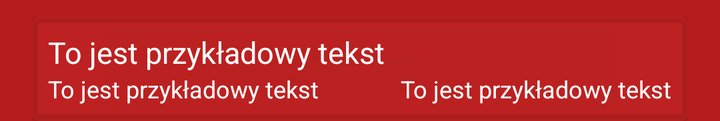
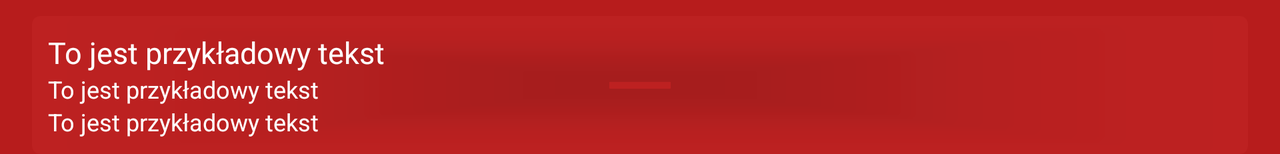

The same Android screen from two of the app's own layout files: first res/layout/ as a phone draws it, then the repository's variant for another configuration, drawn on a device whose configuration selects that folder. Both files follow.
<!-- AndroidManifest.xml: application theme AppTheme -->
<!-- res/layout/list_view_card_voting_row.xml -->
<?xml version="1.0" encoding="utf-8"?>
<RelativeLayout xmlns:android="http://schemas.android.com/apk/res/android"
    android:layout_width="fill_parent"
    android:layout_height="wrap_content"

    android:paddingEnd="@dimen/spacing_large"
    android:paddingStart="@dimen/spacing_large"
    android:paddingTop="@dimen/spacing_medium">

    <android.support.v7.widget.CardView
        android:id="@+id/cv"
        style="@style/AppTheme.CardView"
        android:clickable="true"
        android:focusable="true"
        android:foreground="?android:attr/selectableItemBackground">

        <RelativeLayout
            android:layout_width="match_parent"
            android:layout_height="wrap_content"
            android:layout_alignParentLeft="true"
            android:layout_alignParentStart="true"
            android:layout_alignParentTop="true"
            android:layout_margin="@dimen/spacing_medium"
            android:orientation="vertical">

            <TextView
                android:id="@+id/title_card"
                style="@style/ContentTextViewNormal"
                android:layout_width="wrap_content"
                android:layout_height="wrap_content"
                android:layout_alignParentLeft="true"
                android:layout_alignParentStart="true"
                android:layout_alignParentTop="true"
                android:text="@string/example_text_row" />

            <TextView
                android:id="@+id/add_date"
                style="@style/ContentTextViewSmall"
                android:layout_width="wrap_content"
                android:layout_height="wrap_content"
                android:layout_below="@+id/title_card"
                android:text="@string/example_text_row" />

            <TextView
                android:id="@+id/end_date"
                style="@style/ContentTextViewSmall"
                android:layout_width="wrap_content"
                android:layout_height="wrap_content"
                android:layout_alignParentEnd="true"
                android:layout_alignParentRight="true"
                android:layout_below="@+id/title_card"
                android:text="@string/example_text_row" />

        </RelativeLayout>
    </android.support.v7.widget.CardView>
</RelativeLayout>
<!-- resources referenced by this layout -->
<resources>
  <dimen name="spacing_large">16dp</dimen>
  <dimen name="spacing_medium">8dp</dimen>
  <string name="example_text_row">To jest przykładowy tekst</string>
  <style name="AppTheme.CardView" parent="CardView">
          <item name="android:layout_width">match_parent</item>
          <item name="android:layout_height">wrap_content</item>
          <item name="cardBackgroundColor">@color/red_800_alpha</item>
          <item name="cardCornerRadius">4dp</item>
      </style>
  <style name="ContentTextViewNormal">
          <item name="android:textSize">@dimen/font_normal</item>
          <item name="android:textColor">@color/white</item>
      </style>
  <style name="ContentTextViewSmall">
          <item name="android:textSize">@dimen/font_small</item>
          <item name="android:textColor">@color/white</item>
      </style>
  <style name="AppTheme" parent="AppTheme.Base" />
  <color name="red_800_alpha">#66c62828</color>
  <dimen name="font_normal">15sp</dimen>
  <color name="white">#ffffff</color>
  <dimen name="font_small">12sp</dimen>
  <style name="AppTheme.Base" parent="Theme.AppCompat.Light.NoActionBar">
          <item name="colorPrimary">@color/colorPrimary</item>
          <item name="colorPrimaryDark">@color/colorPrimaryDark</item>
          <item name="colorAccent">@color/colorAccent</item>
          <item name="android:textColorPrimary">@color/textColorPrimary</item>
          <item name="android:windowBackground">@color/windowBackground</item>
          <item name="colorButtonNormal">@color/red_500</item>
      </style>
  <color name="colorPrimary">@color/red_700</color>
  <color name="colorPrimaryDark">@color/red_900</color>
  <color name="colorAccent">@color/white</color>
  <color name="textColorPrimary">@color/white</color>
  <color name="windowBackground">@color/menu_background</color>
  <color name="red_500">#f44336</color>
  <color name="red_700">#d32f2f</color>
  <color name="red_900">#860111</color>
  <color name="menu_background">#b71c1c</color>
</resources>
<!-- res/layout-land/list_view_card_voting_row.xml (the repository's variant of the layout above) -->
<!-- drawn on the phone turned sideways -->
<?xml version="1.0" encoding="utf-8"?>
<RelativeLayout xmlns:android="http://schemas.android.com/apk/res/android"
    android:layout_width="fill_parent"
    android:layout_height="wrap_content"

    android:paddingEnd="@dimen/spacing_large"
    android:paddingStart="@dimen/spacing_large"
    android:paddingTop="@dimen/spacing_medium">

    <android.support.v7.widget.CardView
        android:id="@+id/cv"
        style="@style/AppTheme.CardView"
        android:clickable="true"
        android:focusable="true"
        android:foreground="?android:attr/selectableItemBackground">

        <RelativeLayout
            android:layout_width="match_parent"
            android:layout_height="wrap_content"
            android:layout_alignParentLeft="true"
            android:layout_alignParentStart="true"
            android:layout_alignParentTop="true"
            android:layout_margin="@dimen/spacing_medium"
            android:orientation="vertical">

            <TextView
                android:id="@+id/title_card"
                style="@style/ContentTextViewNormal"
                android:layout_width="wrap_content"
                android:layout_height="wrap_content"
                android:layout_alignParentLeft="true"
                android:layout_alignParentStart="true"
                android:layout_alignParentTop="true"
                android:text="@string/example_text_row" />

            <TextView
                android:id="@+id/add_date"
                style="@style/ContentTextViewSmall"
                android:layout_width="wrap_content"
                android:layout_height="wrap_content"
                android:layout_below="@+id/title_card"
                android:text="@string/example_text_row" />

            <TextView
                android:id="@+id/end_date"
                style="@style/ContentTextViewSmall"
                android:layout_width="wrap_content"
                android:layout_height="wrap_content"
                android:layout_alignParentLeft="true"
                android:layout_alignParentStart="true"
                android:layout_below="@+id/add_date"
                android:text="@string/example_text_row" />

        </RelativeLayout>
    </android.support.v7.widget.CardView>
</RelativeLayout>
